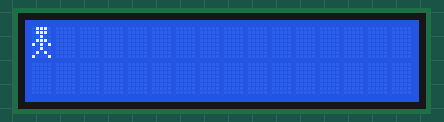
Recording of a sketch running on a simulated Arduino Uno, built with avr-gcc and run on an emulated ATmega328P. Parts: 16×2 character LCD.

Above: at 0.26 s.
At 4.96 s:
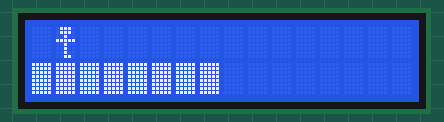
At 9.94 s:
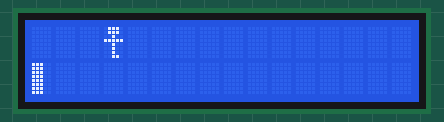
At 19.89 s:
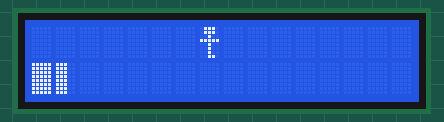
At 29.85 s:
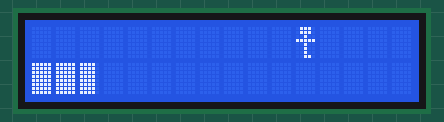
At 39.8 s:
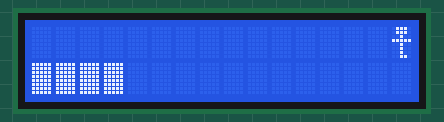

The sketch:

lcd_progress_walk.ino
```cpp
// Provides functions to create partial-fill characters for a smooth 80-step progress bar and to animate a two-frame walking figure on the top row of the LCD.
//
// Full tutorial: https://shillehtek.com/blogs/news/arduino-uno-16x2-lcd-custom-characters-animations
// Parts used: https://shillehtek.com/products/arduino-uno-r3-starter-kit
//             https://shillehtek.com/products/shillehtek-lcd1602-16x2-character-display-module
//             https://shillehtek.com/products/pcf8574-i2c-serial-interface-adapter-module-for-1602-2004-lcd
// More examples: https://github.com/shillehbean/shillehtek-examples
//

#include <LiquidCrystal_I2C.h>
LiquidCrystal_I2C lcd(0x27, 16, 2);

byte walk[2][8] = {                          // two frames of a walking figure
  {B01110, B01110, B00100, B01110, B10101, B00100, B01010, B10001},   // legs apart
  {B01110, B01110, B00100, B11111, B00100, B00100, B00100, B00110}    // legs together
};

void makeBarChars() {                        // slots 1..5 = 1..5 columns filled
  for (int n = 1; n <= 5; n++) {
    byte row = 0, g[8];
    for (int c = 0; c < n; c++) row |= (B10000 >> c);
    for (int r = 0; r < 8; r++) g[r] = row;
    lcd.createChar(n, g);
  }
}

void bar(int pct) {                          // 0..100 % across the bottom row, 80 pixel columns
  int cols = map(pct, 0, 100, 0, 80);
  lcd.setCursor(0, 1);
  for (int cell = 0; cell < 16; cell++) {
    int fill = constrain(cols - cell * 5, 0, 5);
    if (fill == 0) lcd.print(" "); else lcd.write(byte(fill));
  }
}

void setup() { lcd.init(); lcd.backlight(); makeBarChars(); }

void loop() {
  static int x = 0, frame = 0, pct = 0;
  lcd.createChar(0, walk[frame]);            // redefine slot 0 -> the figure on screen changes instantly
  lcd.setCursor(x, 0); lcd.write(byte(0));   // draw the walker at its current cell
  bar(pct);
  delay(250);
  lcd.setCursor(x, 0); lcd.print(" ");       // erase before moving on
  frame ^= 1;                                // next frame
  x = (x + 1) % 16;                          // next cell
  pct = (pct + 3) % 101;
}
```

heart_char.ino
```cpp
// Defines a single 8-byte bitmap for a heart custom character compatible with HD44780 createChar().
//
// Full tutorial: https://shillehtek.com/blogs/news/arduino-uno-16x2-lcd-custom-characters-animations
// Parts used: https://shillehtek.com/products/arduino-uno-r3-starter-kit
//             https://shillehtek.com/products/shillehtek-lcd1602-16x2-character-display-module
//             https://shillehtek.com/products/pcf8574-i2c-serial-interface-adapter-module-for-1602-2004-lcd
// More examples: https://github.com/shillehbean/shillehtek-examples
//

byte heart[8] = {
  B00000,
  B01010,   //  .#.#.
  B11111,   //  #####
  B11111,   //  #####
  B01110,   //  .###.
  B00100,   //  ..#..
  B00000,
  B00000
};
```
